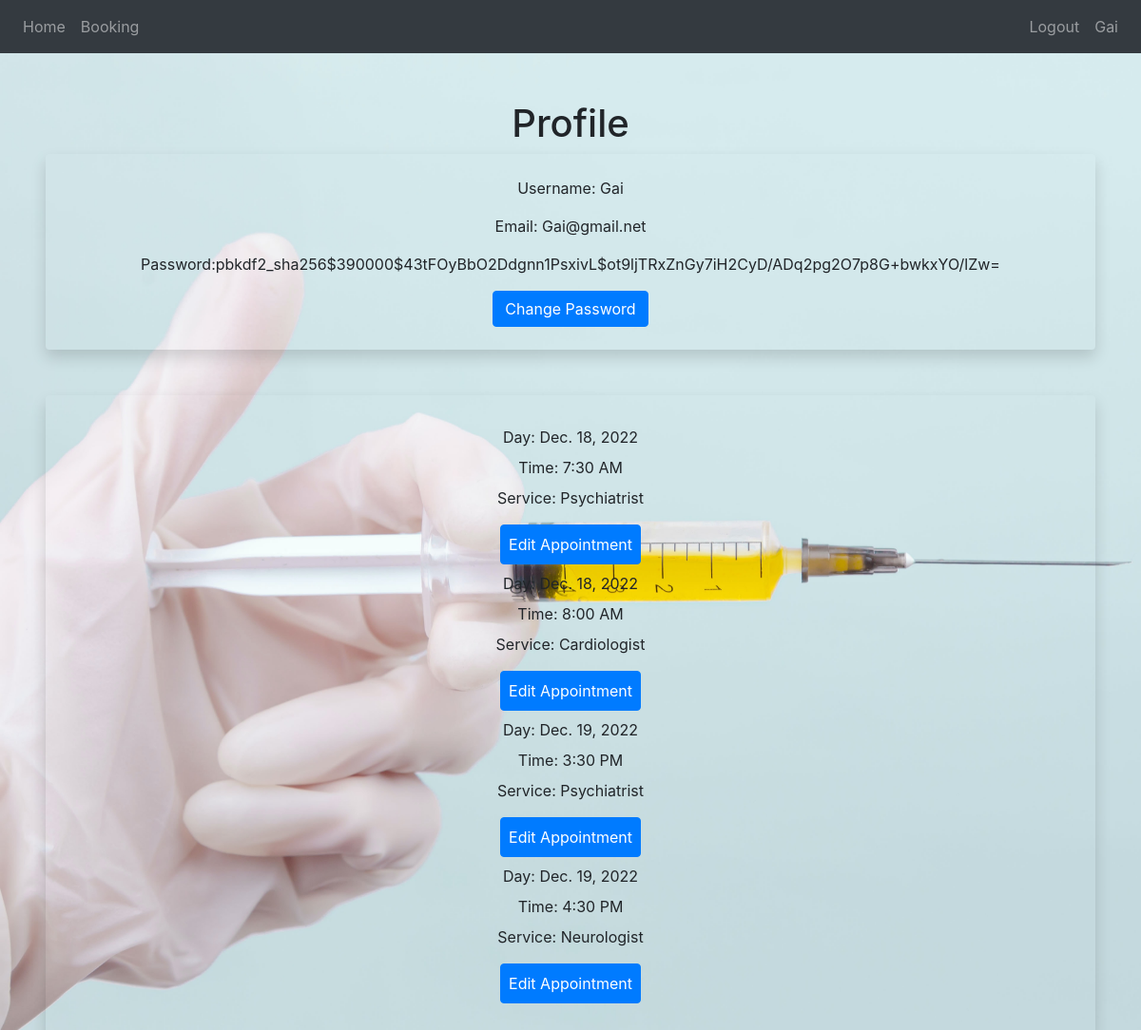
The page /user-panel (signed in) on the database its author committed.
### booking/models.py (models this page shows, shortened)
class Appointment(models.Model):
    user = models.ForeignKey(User, on_delete=models.CASCADE, null=True, blank=True)
    service = models.CharField(max_length=50, choices=SERVICE_CHOICES, default="Cardiologist")
    day = models.DateField(default=datetime.now)
    time = models.CharField(max_length=10, choices=TIME_CHOICES, default="7:30 AM")
    time_ordered = models.DateTimeField(default=datetime.now, blank=True)
    syptoms = models.TextField(null=True, blank=True)

### booking/views.py (the view)
# urls.py: path('user-panel', views.userPanel, name='userPanel'),
def userPanel(request):
    user = request.user
    appointments = Appointment.objects.filter(user=user).order_by('day', 'time')
    return render(request, 'userPanel.html', {
        'user':user,
        'appointments':appointments,
    })

### booking/templates/userPanel.html (shortened to what this page needs)
{% extends 'Base.html' %}
{% block content%}
{% load crispy_forms_tags %}
<h1 class="text-center">Profile</h1>
<div class="shadow p-4 mb-5 bg-body bg-body rounded text-black text-center m-5">
    <p>Username: {{user}}</p>
    <p>Email: {{user.email}}</p>
    <p>Password:{{user.password}}</p>
    <a href="change-password/" class="btn btn-primary">Change Password</a>
</div>
{% if appointments.count > 0 %}
    <div class="shadow p-4 mb-5 bg-body bg-body rounded text-black text-center m-5">
        {% for appointment in appointments %}
            <p class="list-group mt-2">Day: {{ appointment.day }}</p>
            <p class="list-group mt-2">Time: {{ appointment.time }}</p>
            <p class="list-group mt-2">Service: {{ appointment.service }}</p>
            <div class="mt-3 mb-2">
            <a class="btn btn-primary rounded-3 p-2" href="{% url 'userUpdate' appointment.id %}">Edit Appointment</a>
        {% endfor %}
    </div>
{%endif%}
{% endblock%}

### main/templates/Base.html (shortened to what this page needs)
<!DOCTYPE html>
{% load static  %}
<html>
    <head>
    <link
      rel="stylesheet"
      href="https://stackpath.bootstrapcdn.com/bootstrap/4.4.1/css/bootstrap.min.css"
    />
    <link
      rel="stylesheet"
      href="https://stackpath.bootstrapcdn.com/font-awesome/4.7.0/css/font-awesome.min.css"
    />
   </head>
<body class="bg">
  <nav class="navbar navbar-expand-lg navbar-dark bg-dark"  >
    <div class="collapse navbar-collapse justify-content-between" id="navbar">
      <div class="navbar-nav">
        <a class="nav-item nav-link" id="home" href="/">Home</a>
        <a class="nav-item nav-link" href={%url 'booking'%}>Booking</a>
      </div>
      <div class="navbar-nav">
        {% if user.is_authenticated %}
        <a class="nav-item nav-link" id="logout" href={%url 'logout'%}>Logout</a>
        <a class="nav-item nav-link" id="logout" href="{% url 'userPanel'%}"> {{user.username}}</a>
        {% else %}
        <a class="nav-item nav-link" id="login" href="{% url 'login'%}">Login</a>
        <a class="nav-item nav-link" id="signUp" href="{%url 'register' %}">Sign Up</a>
        {% endif %}
      </div>
    </div>
  </nav>
  <div class="containter">
    {%block content%}
    {% endblock%}
  </div>
    </body>
</html>

### booking/templates/userPanel.html (style rules this page uses)
.text-center { text-align: center!important; margin-top: 50px; margin-bottom: -40px; }

### rows shown on the page
Appointment: day "Dec. 18, 2022", time "7:30 AM", service "Psychiatrist"
Appointment: day "Dec. 18, 2022", time "8:00 AM", service "Cardiologist"
Appointment: day "Dec. 19, 2022", time "3:30 PM", service "Psychiatrist"
Appointment: day "Dec. 19, 2022", time "4:30 PM", service "Neurologist"

### other values the page prints
{{ user.username }} "Gai"
{{ user }} "Gai"
{{ user.email }} "Gai@gmail.net"
{{ user.password }} "pbkdf2_sha256$390000$43tFOyBbO2Ddgnn1PsxivL$ot9ljTRxZnGy7iH2CyD/ADq2pg2O7p8G+bwkxYO/lZw="
